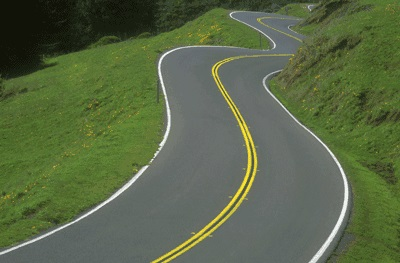
%> input picture images/road1.jpg, 400 x 263 px
$ octave road_detection.m   (GNU Octave 9; MATLAB toolbox functions it lacks are replaced by stand-ins)
%> lines starting %> are read from the running program, lines starting %| are printed output that depends on the picture; in (x1, y1, x2, y2) boxes, pixels count from 0 and x2, y2 are one past the last pixel; in counts of white or black regions, pixels touching at a corner belong together; the program's own positions count from 1
%
% Implementation of a simple algorithm proposed by X. Lin and S. Chen
% (http://citeseerx.ist.psu.edu/viewdoc/download?doi=10.1.1.28.1325&rep=rep1&type=pdf, 4.6.1)
% Method is used by robot vehicles. It's a pixel based segmentation using histogram tresholding.
% The output will be an image split in two regions - road and non-road.
%

clear all;
close all;
clc;

inputImg=input('Enter path to an image file: ','s');  % 'images/filename'
%> the answer given: images/road1.jpg
inputImg = strcat('images/',inputImg)
img = im2double(imread(inputImg));
figure, imshow(img);

% Conversion to HSI color space
r=img(:,:,1);
g=img(:,:,2);
b=img(:,:,3);

I=(r+g+b)/3;
H=acos((0.5*((r-g)+(r-b)))./((sqrt((r-g).^2+(r-b).*(g-b)))+eps)); % used eps to prevent divisions by zero
H(b>g)=2*pi-H(b>g);
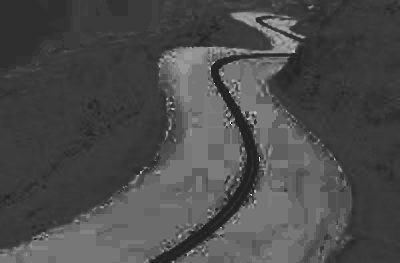
%> H: size 263x400 double; min 0.19, max 5.76, mean 1.85; drawn with min black and max white
H=H/(2*pi);
S=1-3.*(min(min(r,g),b))./(r+g+b+eps);
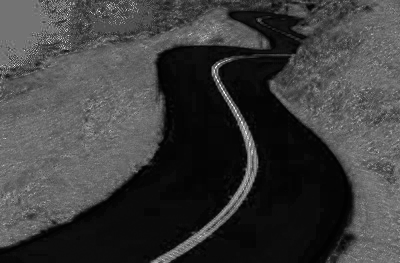
%> S: size 263x400 double; min 0, max 1, mean 0.245
hsi=cat(3,H,S,I);
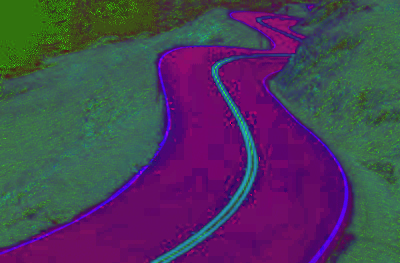
%> hsi: size 263x400x3 double; mean R, G, B 0.294, 0.245, 0.344
%figure, imshow(hsi);

% All histograms are bimodal, with two peaks, one for road and one for background
%figure, imhist(S);
%figure, imhist(I);
%figure, imhist(H);

nrows = size(hsi,1); % image height
%> nrows = 263
ncols = size(hsi,2); % image width
%> ncols = 400

newimg = zeros(nrows,ncols,5);
newimg(:, :, 1:3) = hsi(:,:,:);

Smean = mean2(hsi(:,:,2));
%> Smean = 0.245
Imean = mean2(hsi(:,:,3));
%> Imean = 0.344

R=r./(r+g+b+eps);
G=g./(r+g+b+eps);
B=b./(r+g+b+eps);

% Compute V values of modified HSI space
for k = 1:nrows
    for j = 1:ncols
        s = newimg(k,j,2);
        i = newimg(k,j,3);
        v1 = (s-Smean)-(i-Imean); % first method - more stable
        v2 = double( 2*R(k,j)-G(k,j)-B(k,j) )./(double( G(k,j)-B(k,j) )+eps); % second method, should work for roads with shadowed areas
        newimg(k,j,4) = v1;
        newimg(k,j,5) = v2;
    end
end
% The resulted image contains V values for both methods;

% Used histogram tresholding with single treshold to separate the two
% segments
V1 = newimg(:,:,4); % new component
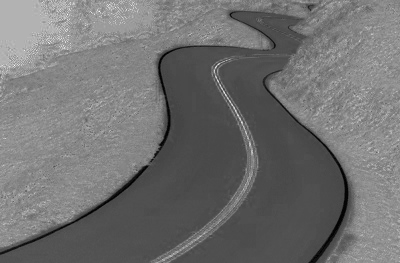
%> V1: size 263x400 double; min -0.865, max 1.08, mean 5.72e-14; drawn with min black and max white
%figure, imhist(V1);
level1 = multithresh(V1); % single treshold
%> level1 = -0.0426
seg1 = imquantize(V1,level1);
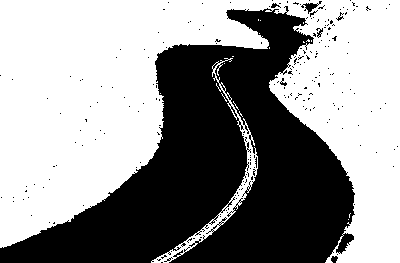
%> seg1: size 263x400 double; values 1 (black) and 2 (white), 57.8% white; 224 black regions (217 under 20 px), largest, box (x1, y1, x2, y2) and area: (0, 6, 355, 263) 43624, (301, 1, 322, 14) 94, (331, 256, 338, 263) 36
RGB1 = label2rgb(seg1)
figure, imshow(RGB1,[]);

V2 = newimg(:,:,5); % new component
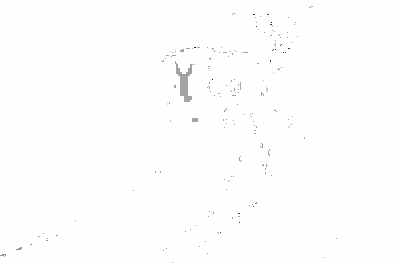
%> V2: size 263x400 double; min -4.55e+14, max 29, mean -1.08e+12; drawn with min black and max white
%figure, imhist(V2);
level2 = multithresh(V2); % single treshold
%> level2 = -9.27e+13
seg2 = imquantize(V2,level2);
%> seg2: size 263x400 double; values 1 (black) and 2 (white), 99.4% white; 162 black regions (160 under 20 px), largest, box (x1, y1, x2, y2) and area: (175, 61, 193, 102) 305, (192, 118, 198, 122) 24
RGB2 = label2rgb(seg2)
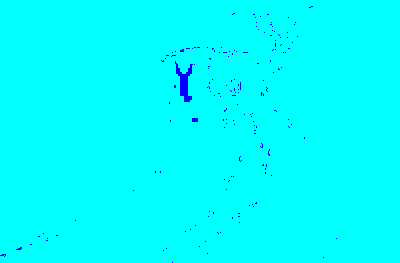
%> RGB2: size 263x400x3 uint8; mean R, G, B 0, 253.4, 255
%figure, imshow(RGB2,[]) % The method doesn't work properly

$ run again, on images/road5.jpg
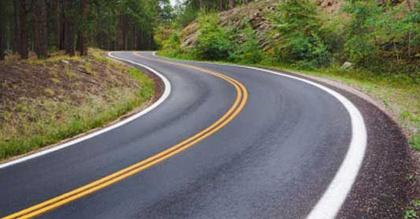
%> input picture images/road5.jpg, 420 x 219 px, shrunk from 535 x 279 before the run
%> Smean = 0.2
%> Imean = 0.407
%> level1 = 0.0484
%> `seg1 = imquantize(V1,level1);`:
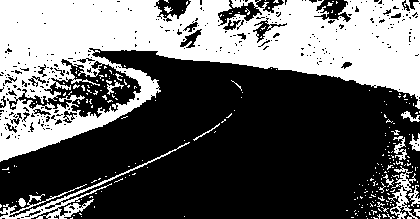
%> seg1: size 219x420 double; values 1 (black) and 2 (white), 38.7% white; 247 white regions (231 under 20 px), largest, box (x1, y1, x2, y2) and area: (0, 0, 420, 162) 32086, (0, 142, 190, 219) 1307, (388, 166, 418, 219) 529
%> level2 = 2.86e+14
%> seg2: size 219x420 double; values 1 (black) and 2 (white), 0.33% white in thin lines or dots
%> `RGB2 = label2rgb(seg2)`:
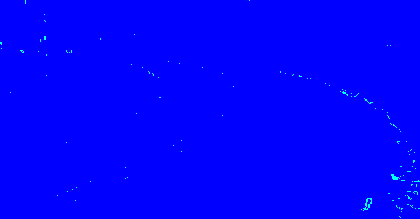
%> RGB2: size 219x420x3 uint8; mean R, G, B 0, 0.9, 255
